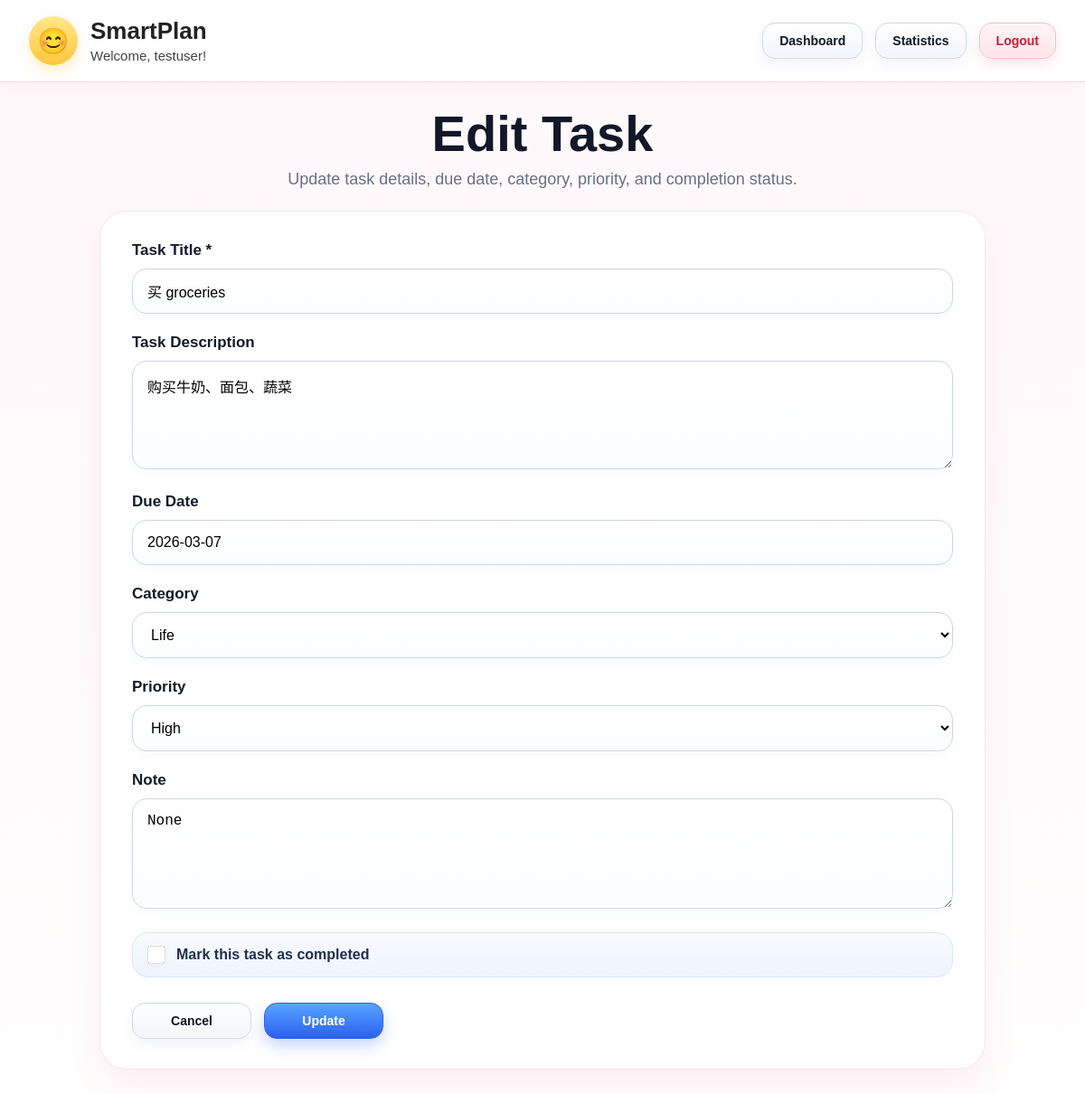
Page /task/edit/3/ (signed in) on the earlier database version.
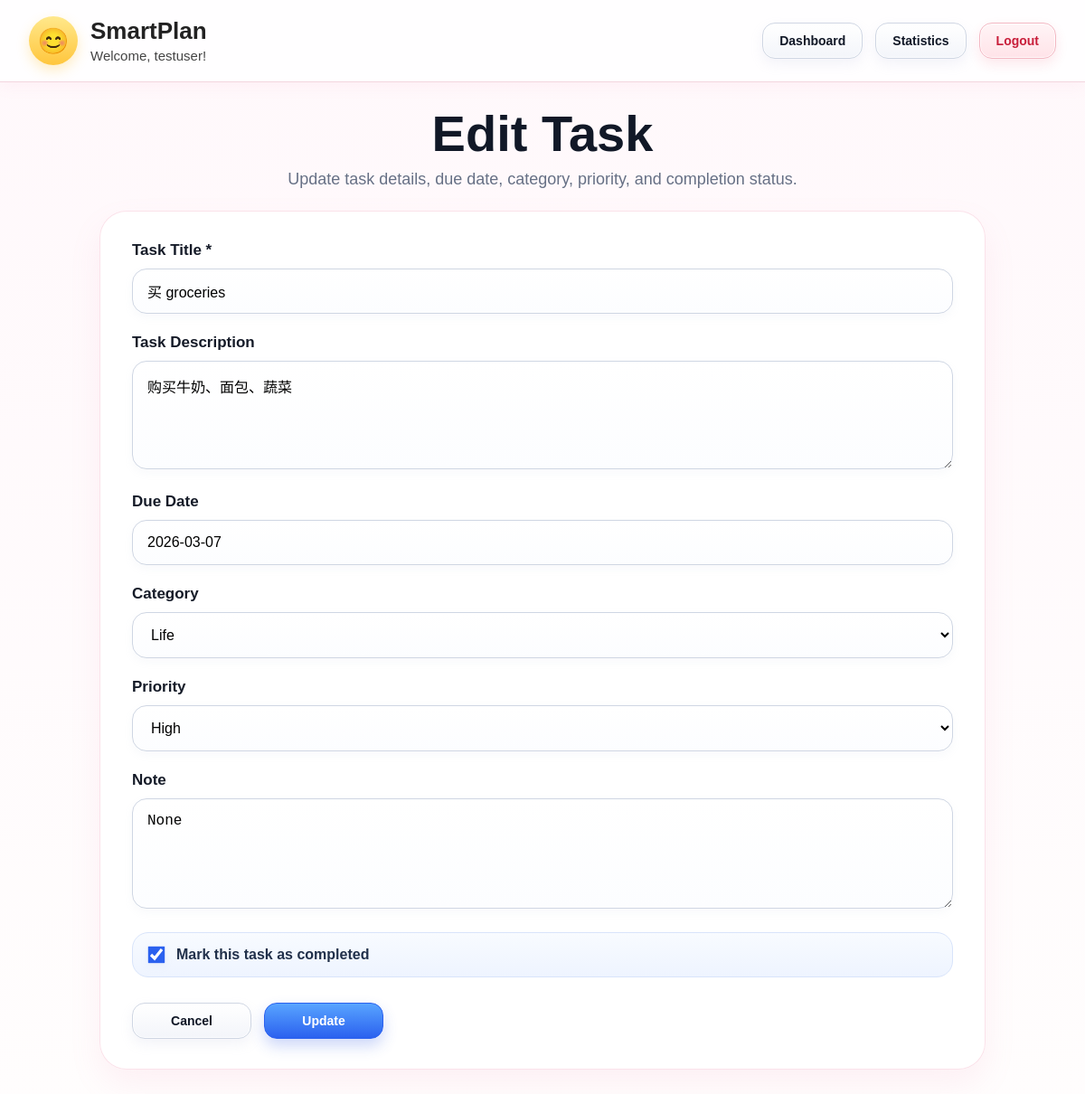
Same page on the later database version.
### task/models.py (models this page shows, shortened)
class Task(models.Model):
    PRIORITY_CHOICES = [
        ('high', 'High'),
        ('medium', 'Medium'),
        ('low', 'Low'),
    ]
    user = models.ForeignKey(User, on_delete=models.CASCADE)
    title = models.CharField(max_length=255)
    description = models.TextField(blank=True)
    due_date = models.DateField(null=True, blank=True)
    created_at = models.DateTimeField(auto_now_add=True)
    completed_at = models.DateTimeField(null=True, blank=True)
    category = models.ForeignKey(Category, on_delete=models.SET_NULL, null=True,blank=True)
    priority = models.CharField(max_length=10, choices=PRIORITY_CHOICES, default='medium')
    status = models.BooleanField(default=False)
    note = models.TextField(blank=True, null=True)

class Category(models.Model):
    name = models.CharField(max_length=100, unique=True)
    color = models.CharField(max_length=7, default='#000000')
    description = models.TextField(blank=True)

### task/views.py (the view, shortened to what this page needs)
# urls.py: path('task/edit/<int:task_id>/', views.edit_task, name='edit_task'),
@login_required
def edit_task(request, task_id):
    user = request.user
    task = get_object_or_404(Task, id=task_id, user=user)
    categories = Category.objects.all()
    errors = []
    context = {
        'task': task,
        'categories': categories,
        'errors': errors,
        'user': user
    }
    return render(request, 'task/edit_task.html', context)

### task/templates/task/edit_task.html (shortened to what this page needs)
{% extends 'task/base.html' %}
{% block content %}
<div class="edit-task-shell">
    <div class="edit-task-header">
        <h2>Edit Task</h2>
        <p>Update task details, due date, category, priority, and completion status.</p>
    </div>
    <div class="edit-task-card">
        <form method="post">
            <div class="form-group">
                <label for="title">Task Title *</label>
                <input type="text" id="title" name="title" value="{{ task.title }}" required>
            </div>
            <div class="form-group">
                <label for="description">Task Description</label>
                <textarea id="description" name="description" rows="4">{{ task.description }}</textarea>
            </div>
            <div class="form-group">
                <label for="due_date">Due Date</label>
                <input
                    type="text"
                    id="due_date"
                    name="due_date"
                    value="{{ task.due_date|date:'Y-m-d' }}"
                    placeholder="Select a date"
                >
            </div>
            <div class="form-group">
                <label for="category">Category</label>
                <select id="category" name="category">
                    {% for category in categories %}
                        <option value="{{ category.id }}" {% if task.category and task.category.id == category.id %}selected{% endif %}>
                            {{ category.name }}
                        </option>
                    {% endfor %}
                </select>
            </div>
            <div class="form-group">
                <label for="priority">Priority</label>
                <select id="priority" name="priority">
                    <option value="high" {% if task.priority == 'high' %}selected{% endif %}>High</option>
                </select>
            </div>
            <div class="form-group">
                <label for="note">Note</label>
                <textarea
                    name="note"
                    id="note"
                    rows="5"
                    placeholder="Write task plan, steps, or description here..."
                >{{ task.note }}</textarea>
            </div>
            <div class="form-group">
                <div class="checkbox-row">
                    <label for="status" class="checkbox-label">
                        <input type="checkbox" id="status" name="status" {% if task.status %}checked{% endif %}>
                        Mark this task as completed
                    </label>
                </div>
            </div>
            <div class="edit-task-actions">
                <button
                    type="button"
                    class="btn btn-secondary"
                    onclick="window.location.href='{% url 'task_dashboard' %}'"
                >
                    Cancel
                </button>
                <button type="submit" class="btn btn-primary">Update</button>
            </div>
        </form>
    </div>
</div>
<link rel="stylesheet" href="https://cdn.jsdelivr.net/npm/flatpickr/dist/flatpickr.min.css">
{% endblock %}

Differences in the rows shown:
changed Task "买 groceries": status "☐" → "☑"
